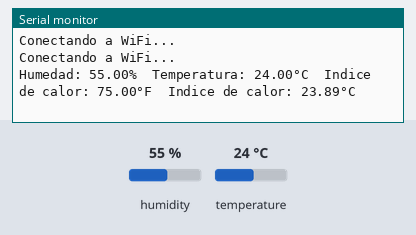
Simulated run of this program. Board: ESP32. On the bench: the last lines printed to the serial monitor. Inputs (shaded band) come from the test bench; at power-on: humidity 55 %, temperature 24 °C. WiFi joins after 1.5 s; servers stay silent unless stated; uploads are accepted with an empty reply.

Above: at 7.0 s.
7.1 s: humidity set to 22 %
At 9.3 s:
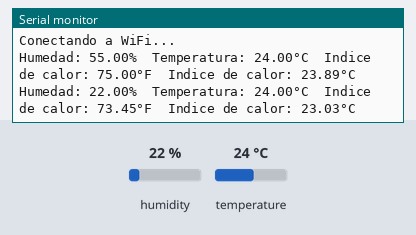
10.8 s: temperature set to 12 °C
At 11.8 s:
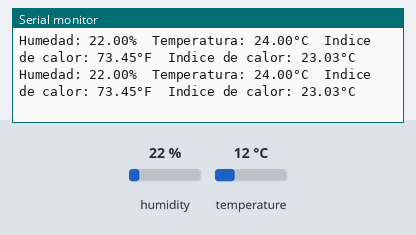
14.5 s: humidity set to 40 %
At 15.7 s:
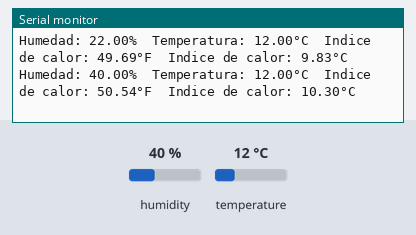
Timing chart, 0 to 17.5 s (numbered marks = the images above; inputs shaded):
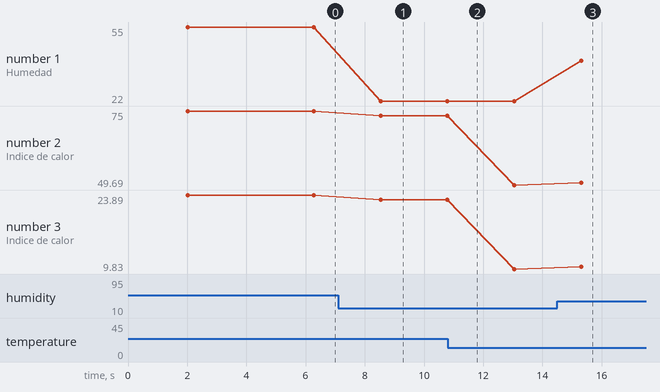

The program:

main.cpp
```cpp
#include "DHT.h"
#include <WiFi.h>
#include <HTTPClient.h>

const char* ssid = "covid";
const char* password = "abc12345";
const char* dweetIO = "https://dweet.io/dweet/for/CovidJunior";

#define DHTPIN 4

#define DHTTYPE DHT11

DHT dht(DHTPIN, DHTTYPE); //ACT. 6


void setup(){
   Serial.begin(9600);
   Serial.println("Ensayo del DHT22!");
   dht.begin();
}

void loop(){
   delay(2000);
   float humedad = dht.readHumidity();
   float temperatura = dht.readTemperature();
   float tempFarenheit = dht.readTemperature(true);


   if(isnan(humedad) || isnan(temperatura) || isnan(tempFarenheit)){
     Serial.println("Fallo la lectura del sensor");
     return;
   }

   float indice = dht.computeHeatIndex(tempFarenheit, humedad);


   float indiceCelsius = dht.computeHeatIndex(temperatura, humedad, false);


   Serial.print(F("Humedad: "));
   Serial.print(humedad);
   Serial.print(F("%  Temperatura: "));
   Serial.print(temperatura);
   Serial.print(F("°C  Indice de calor: "));
   Serial.print(indice);
   Serial.print(F("°F  Indice de calor: "));
   Serial.print(indiceCelsius);
   Serial.println(F("°C"));

     WiFi.begin(ssid, password);
  while (WiFi.status() != WL_CONNECTED) {
    delay(1000);
    Serial.println("Conectando a WiFi...");
  }

  HTTPClient http;

  String url = dweetIO;
  url += "?temperatura=";
  url += String(temperatura);
  url += "&humedad=";
  url += String(humedad);

  http.begin(url);
  int httpCode = http.GET();

  if (httpCode == HTTP_CODE_OK) {
    String payload = http.getString();
    Serial.println(payload);
  }
  else {
    Serial.println("Error solicitud HTTP");
  }

  http.end();

}
```

libwifi.c
```cpp
#include "libwifi.h"


void conectarWifi(const char * ssid, const char * password){
  WiFi.begin(ssid, password);
  Serial.println("Estableciendo vinculo con el AP.");
  while(WiFi.status() != WL_CONNECTED){
    Serial.print(".");
    delay(1000);
  }
  Serial.println("\r\nConexion establecida");
  Serial.print("Numero IP asignado: ");
  Serial.println(WiFi.localIP()); //Imprime el numero IP
}
```

libwifi.h
```cpp
#include <WiFi.h>

void conectarWifi(const char * ssid, const char * password);
```

Measured:
- after the input at 7.1 s, the serial monitor: prints a new line after 1.4 s (image 1)
- after the input at 14.5 s, the serial monitor: prints a new line after 0.81 s (image 3)
- plotted number 1: 55 → 22 after the input at 7.1 s, 22 → 40 after the input at 14.5 s
- plotted number 2: 75 → 73.45 after the input at 7.1 s, 73.45 → 49.69 after the input at 10.8 s, 49.69 → 50.54 after the input at 14.5 s
- plotted number 3: 23.89 → 23.03 after the input at 7.1 s, 23.03 → 9.83 after the input at 10.8 s, 9.83 → 10.3 after the input at 14.5 s
